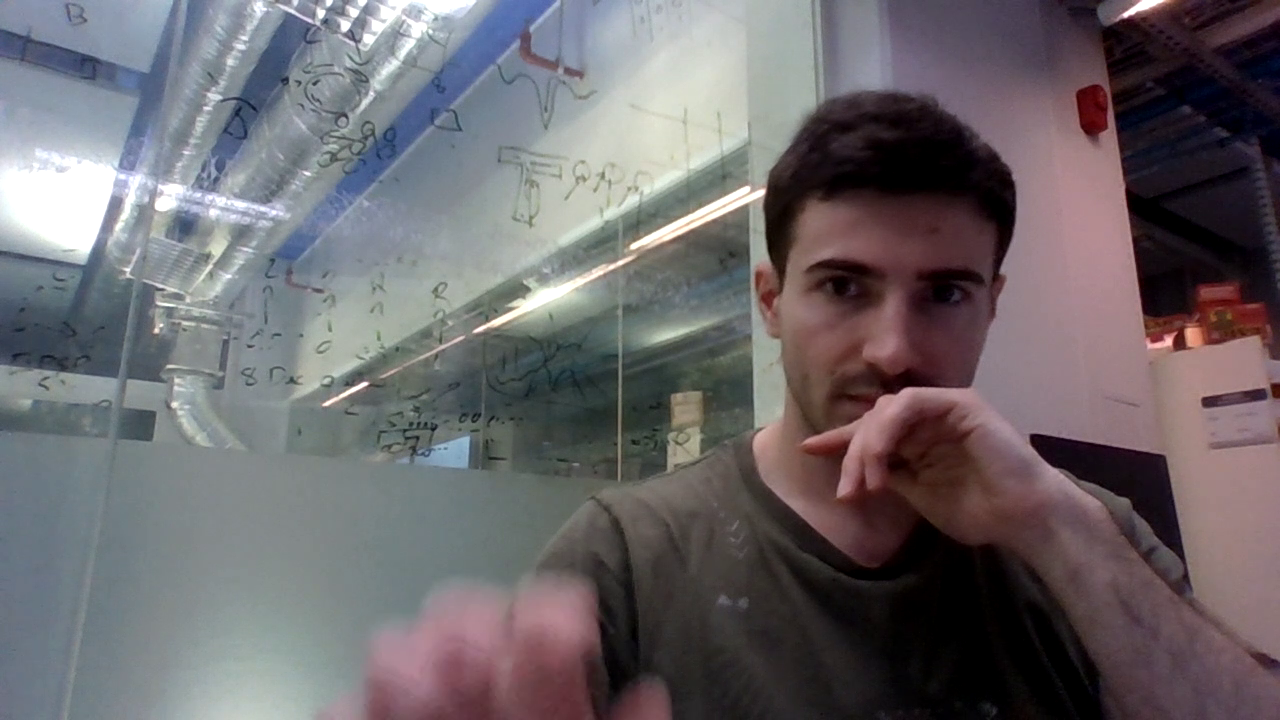
#> input picture frame 10 of course/versions/ai-workshops/02_vision/_resources/chromebook/videos/recorded_video.mp4, 1280 x 720 px
$ jupyter execute --allow-errors 01_images_and_cameras_V2_recorded.ipynb
#> lines starting #> are read from the running program, lines starting #| are printed output that depends on the picture
# Notebook 1 — Images and Cameras

- each code cell starts with a **Parameters** section when relevant
- student exercises are marked with **STUDENT TASK**
- blanks to fill use `None` plus a `NotImplementedError`

Run the notebook from top to bottom.

[cell 1]
# ============================================
# Setup
# Goal:
# Load the libraries used in the notebook.
# ============================================

# --- Parameters ---
# No parameters in this cell.

# --- Imports ---
import numpy as np
import matplotlib.pyplot as plt
import cv2
import time
from pathlib import Path


def resolve_media_path(base_path, extensions):
    """Resolve a file path even if the extension is omitted."""
    base = Path(base_path)

    if base.exists():
        return str(base)

    for ext in extensions:
        candidate = base.with_suffix(ext)
        if candidate.exists():
            return str(candidate)

    matches = []
    if base.parent.exists():
        matches = sorted(base.parent.glob(base.name + ".*"))

    if matches:
        return str(matches[0])

    raise FileNotFoundError(
        f"Could not find a file for '{base_path}'. Tried extensions: {extensions}"
    )

[cell 2]
# ============================================
# Example: a tiny grayscale image
# Goal:
# Understand that a grayscale image is a 2D array of numbers.
# ============================================

# --- Parameters ---
IMG_ARRAY = np.array([
    [0,  50, 100, 150],
    [10, 60, 110, 160],
    [20, 70, 120, 170]
], dtype=np.uint8)
DISPLAY_CMAP = "gray"
DISPLAY_TITLE = "A tiny grayscale image"

# --- Example code ---
img = IMG_ARRAY.copy()

plt.imshow(img, cmap=DISPLAY_CMAP)
plt.title(DISPLAY_TITLE)
plt.axis("off")
plt.show()

[cell 3]
# ============================================
# STUDENT TASK 1
# Goal:
# Access one pixel value in the image.
# ============================================

# --- Parameters ---
TARGET_ROW = 1
TARGET_COL = 2

# --- Fill in the blank ---
# Replace None with code that reads the pixel at (TARGET_ROW, TARGET_COL).
pixel_value = img[TARGET_ROW, TARGET_COL]

if pixel_value is None:
    raise NotImplementedError("Replace `None` with your code before running this cell.")

print("Pixel value:", pixel_value)

[cell 4]
# ============================================
# STUDENT TASK 2
# Goal:
# Modify one pixel, then display the updated image.
# ============================================

# --- Parameters ---
TARGET_ROW = 0
TARGET_COL = 0
NEW_VALUE = 255
DISPLAY_CMAP = "gray"
DISPLAY_TITLE = "Modified image"

# --- Fill in the blank ---
# Replace None with the value you want to assign to img[TARGET_ROW, TARGET_COL].
value_to_write = 150

if value_to_write is None:
    raise NotImplementedError("Replace `None` with your answer before running this cell.")

img[TARGET_ROW, TARGET_COL] = value_to_write

plt.imshow(img, cmap=DISPLAY_CMAP)
plt.title(DISPLAY_TITLE)
plt.axis("off")
plt.show()
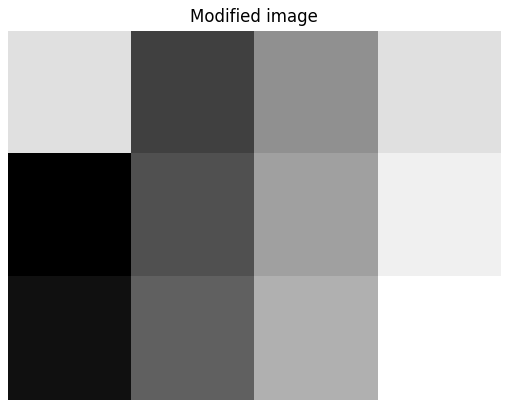
#> figure drawn by matplotlib, 1 panel

[cell 5]
# [27 lines of commented-out code are left out]

[cell 6]
# ============================================
# Load a real image
# Goal:
# Understand how a color image is stored as a 3D array (H, W, C) (Height, Width, Channels).
# ============================================

# --- Parameters ---
IMAGE_PATH = "../images/recorded_image.png"
DISPLAY_TITLE = "Loaded image (RGB)"

# --- Load image ---
bgr = cv2.imread(IMAGE_PATH)

#> (the rest of this cell did not finish here and is left out)

[cell 7]
# ============================================
# Convert the image to grayscale
# Goal:
# See the difference between a color image and a 1-channel image.
# ============================================

# --- Parameters ---
DISPLAY_CMAP = "gray"
DISPLAY_TITLE = "Grayscale image"

#> (the rest of this cell did not finish here and is left out)

[cell 8]
# ============================================
# Example: extract one color channel
# Goal:
# Access the red channel of an RGB image.
# ============================================

# --- Parameters ---
CHANNEL_INDEX = 0   # In RGB: 0=Red, 1=Green, 2=Blue
DISPLAY_CMAP = "gray"
DISPLAY_TITLE = "Red channel"

#> (the rest of this cell did not finish here and is left out)

[cell 9]
# ============================================
# STUDENT TASK 3
# Goal:
# Extract the blue channel from the RGB image.
# ============================================

# --- Parameters ---
BLUE_CHANNEL_INDEX = 2
DISPLAY_CMAP = "gray"
DISPLAY_TITLE = "Blue channel"

# --- Fill in the blank ---
# Replace None with code that extracts channel BLUE_CHANNEL_INDEX from rgb.
blue_channel = None

#> (the rest of this cell did not finish here and is left out)

[cell 10]
# ============================================
# Example: redness map
# Goal:
# Highlight areas where red is stronger than green and blue.
# ============================================

# --- Parameters ---
RED_WEIGHT = 1.0
OTHER_CHANNEL_WEIGHT = 0.5
OUTPUT_PATH = "../pictures/captured_frame_red_filtered.png"
DISPLAY_CMAP = "gray"
DISPLAY_TITLE = "Redness map"

#> (the rest of this cell did not finish here and is left out)

[cell 11]
# ============================================
# STUDENT TASK 4
# Goal:
# Build a blueness map using the same idea as the redness map.
# ============================================

# --- Parameters ---
BLUE_WEIGHT = 1.0
OTHER_CHANNEL_WEIGHT = 0.5
OUTPUT_PATH = "../pictures/captured_frame_blue_filtered.png"
DISPLAY_CMAP = "gray"
DISPLAY_TITLE = "Blueness map"

#> (the rest of this cell did not finish here and is left out)

## Live video example — red channel

[cell 12]
# ============================================
# Recorded video: red channel
# Goal:
# Display the red channel from a recorded video.
# ============================================

# --- Parameters ---
RECORDED_VIDEO_BASE = "../videos/recorded_video"
VIDEO_EXTENSIONS = [".mp4", ".avi", ".mov", ".mkv", ".mpeg", ".mpg", ".m4v", ".webm"]
DISPLAY_SECONDS = 3
WINDOW_NAME = "Red Channel"

video_path = resolve_media_path(RECORDED_VIDEO_BASE, VIDEO_EXTENSIONS)
cap = cv2.VideoCapture(video_path)

if not cap.isOpened():
    print(f"Could not open video: {video_path}")
else:
    start_time = time.time()

    try:
        while True:
            ret, frame = cap.read()
#> frame is the input picture: shape (720, 1280, 3); mean B, G, R 107, 103.4, 108
            if not ret:
                break

            red_channel = frame[:, :, 2]  # OpenCV uses BGR

            cv2.imshow(WINDOW_NAME, red_channel)

            if time.time() - start_time > DISPLAY_SECONDS:
                break

            if cv2.waitKey(1) & 0xFF == ord("q"):
#> (key q is pressed here)
                break

    finally:
        cap.release()
        cv2.waitKey(1)
        cv2.destroyAllWindows()
        cv2.waitKey(1)

## Live video example — redness map

[cell 13]
# ============================================
# Recorded video: redness map
# Goal:
# Compute and display a redness map frame by frame from a recorded video.
# ============================================

# --- Parameters ---
RECORDED_VIDEO_BASE = "../videos/recorded_video"
VIDEO_EXTENSIONS = [".mp4", ".avi", ".mov", ".mkv", ".mpeg", ".mpg", ".m4v", ".webm"]
DISPLAY_SECONDS = 3
WINDOW_NAME = "Recorded Redness Map"
RED_WEIGHT = 1.0
OTHER_CHANNEL_WEIGHT = 0.5

video_path = resolve_media_path(RECORDED_VIDEO_BASE, VIDEO_EXTENSIONS)
cap = cv2.VideoCapture(video_path)

if not cap.isOpened():
    print(f"Could not open video: {video_path}")
else:
    start_time = time.time()

    try:
        while True:
            ret, frame = cap.read()
            if not ret:
                break

            rgb = cv2.cvtColor(frame, cv2.COLOR_BGR2RGB)

            R = rgb[:, :, 0].astype(float)
            G = rgb[:, :, 1].astype(float)
            B = rgb[:, :, 2].astype(float)
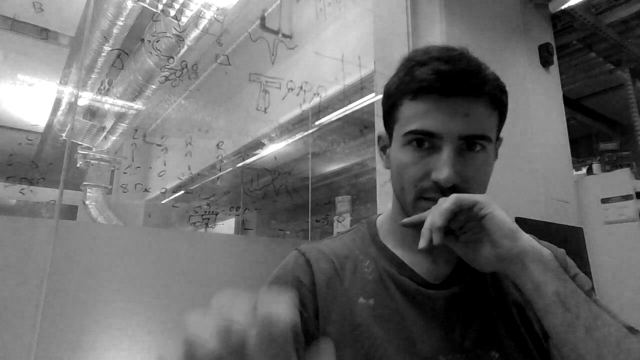
#> B: shape (720, 1280) float64 (shown at 1/2 size); min 0, max 255, mean 107

            redness = RED_WEIGHT * R - OTHER_CHANNEL_WEIGHT * (G + B)
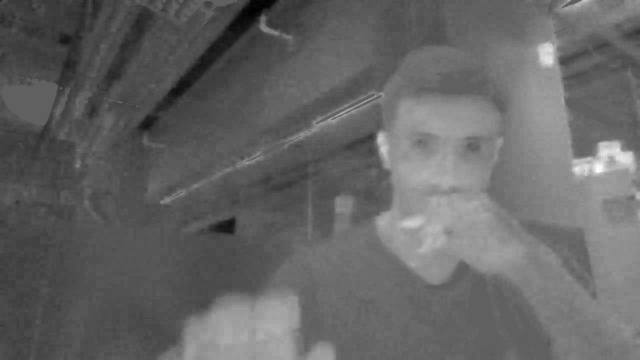
#> redness: shape (720, 1280) float64 (shown at 1/2 size); min -60, max 98, mean 2.8; drawn with min black and max white
            redness = redness.clip(0, 255).astype("uint8")

            cv2.imshow(WINDOW_NAME, redness)

            if time.time() - start_time > DISPLAY_SECONDS:
                break

            if cv2.waitKey(1) & 0xFF == ord("q"):
#> (key q is pressed here)
                break

    finally:
        cap.release()
        cv2.waitKey(1)
        cv2.destroyAllWindows()
        cv2.waitKey(1)

## Live video example — false colors

[cell 14]
# ============================================
# Recorded video: redness map with a false-color colormap
# Goal:
# Make weak/strong red regions easier to see in a recorded video.
# ============================================

# --- Parameters ---
RECORDED_VIDEO_BASE = "../videos/recorded_video"
VIDEO_EXTENSIONS = [".mp4", ".avi", ".mov", ".mkv", ".mpeg", ".mpg", ".m4v", ".webm"]
DISPLAY_SECONDS = 5
WINDOW_NAME = "Recorded Redness Map"
COLORMAP = cv2.COLORMAP_HOT   # Try: COLORMAP_JET, COLORMAP_TURBO, COLORMAP_VIRIDIS
RED_WEIGHT = 1.0
OTHER_CHANNEL_WEIGHT = 0.5

video_path = resolve_media_path(RECORDED_VIDEO_BASE, VIDEO_EXTENSIONS)
cap = cv2.VideoCapture(video_path)

if not cap.isOpened():
    print(f"Could not open video: {video_path}")
else:
    start_time = time.time()

    try:
        while True:
            ret, frame = cap.read()
            if not ret:
                break

            rgb = cv2.cvtColor(frame, cv2.COLOR_BGR2RGB)

            R = rgb[:, :, 0].astype(float)
            G = rgb[:, :, 1].astype(float)
            B = rgb[:, :, 2].astype(float)

            redness = RED_WEIGHT * R - OTHER_CHANNEL_WEIGHT * (G + B)
            redness = redness.clip(0, 255).astype("uint8")

            colored_redness = cv2.applyColorMap(redness, COLORMAP)
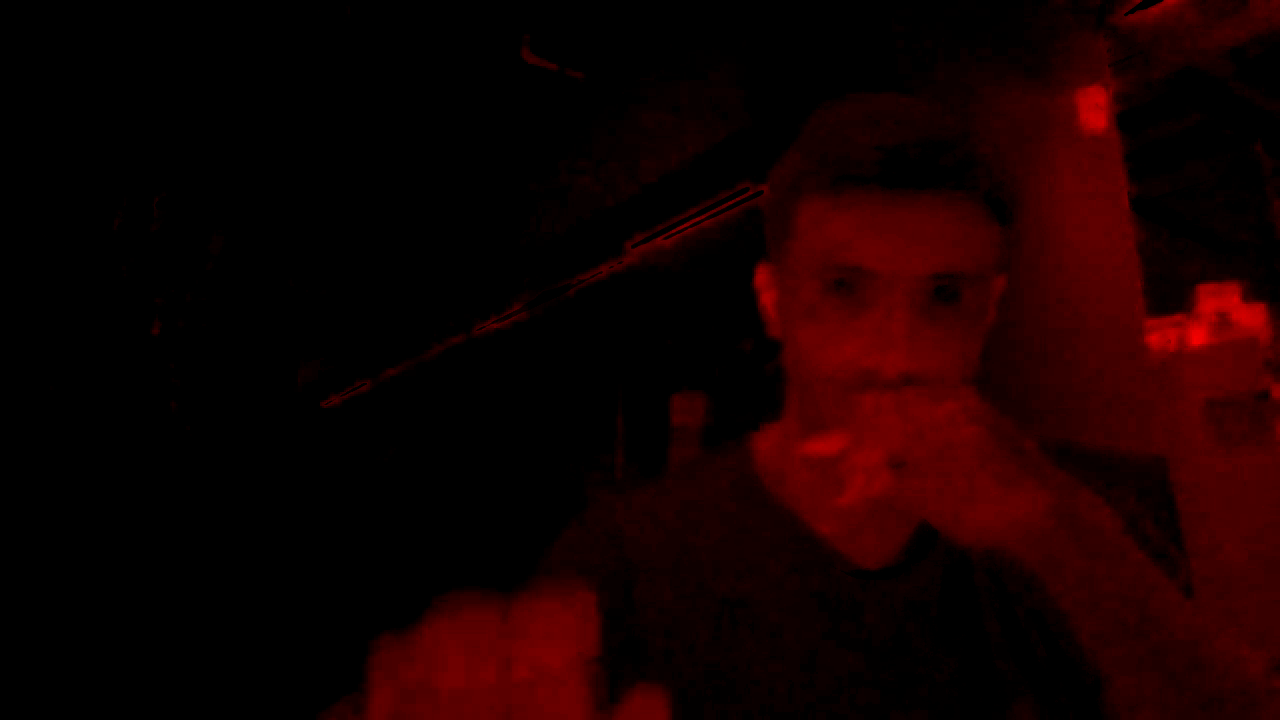
#> colored_redness: shape (720, 1280, 3); mean B, G, R 0, 0, 21.5
            cv2.imshow(WINDOW_NAME, colored_redness)

            if time.time() - start_time > DISPLAY_SECONDS:
                break

            if cv2.waitKey(1) & 0xFF == ord("q"):
#> (key q is pressed here)
                break

    finally:
        cap.release()
        cv2.waitKey(1)
        cv2.destroyAllWindows()
        cv2.waitKey(1)

$ run again, starting later in the video
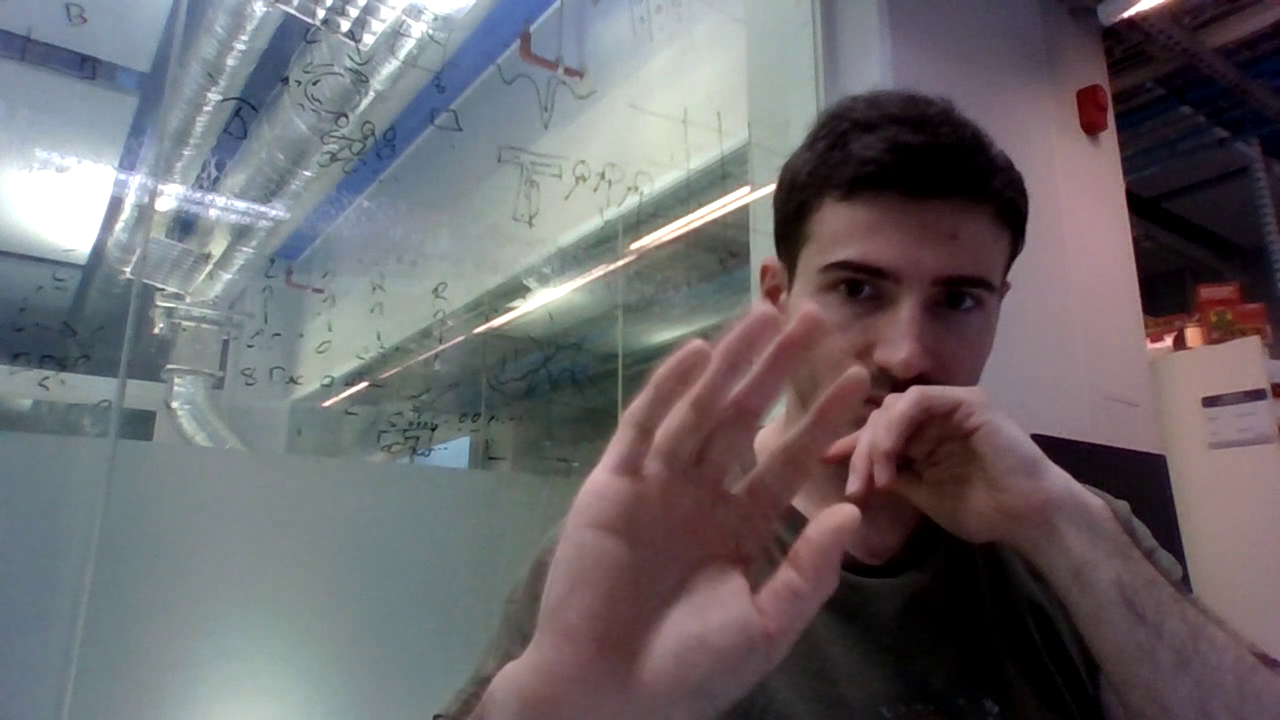
#> input picture frame 49 of course/versions/ai-workshops/02_vision/_resources/chromebook/videos/recorded_video.mp4, 1280 x 720 px
#> frame is the input picture: shape (720, 1280, 3); mean B, G, R 108, 104.4, 107.9
#> `redness = RED_WEIGHT * R - OTHER_CHANNEL_WEIGHT * (G + B)`:
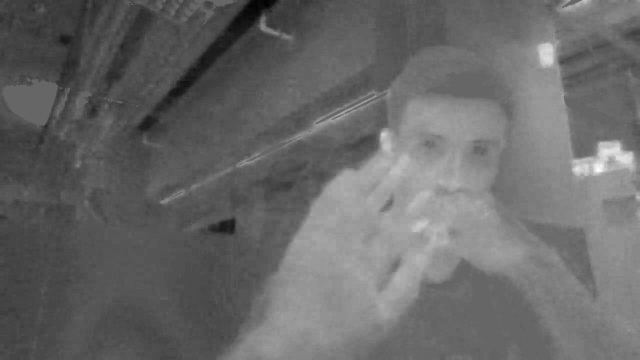
#> redness: shape (720, 1280) float64 (shown at 1/2 size); min -65.5, max 98, mean 1.7; drawn with min black and max white
#> `colored_redness = cv2.applyColorMap(redness, COLORMAP)`:
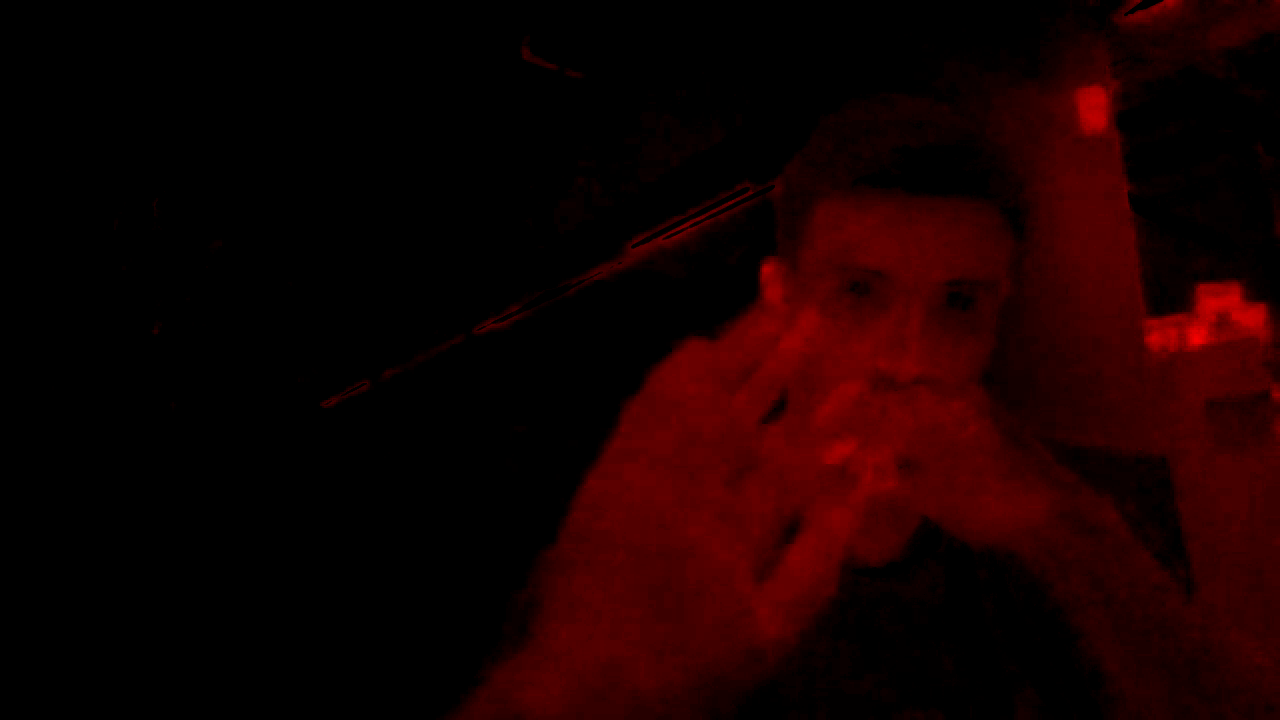
#> colored_redness: shape (720, 1280, 3); mean B, G, R 0, 0, 22.8
